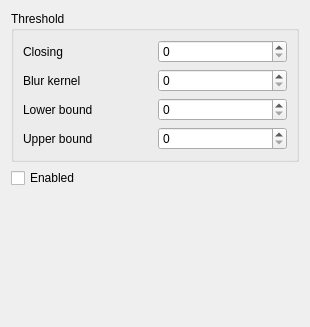
       <widget class="QWidget" name="page_hole_filling">
        <property name="geometry">
         <rect>
          <x>0</x>
          <y>0</y>
          <width>310</width>
          <height>327</height>
         </rect>
        </property>
        <attribute name="label">
         <string>Hole filling</string>
        </attribute>
        <layout class="QVBoxLayout" name="verticalLayout_4">
         <item>
          <widget class="QGroupBox" name="groupBox_threshold">
           <property name="title">
            <string>Threshold</string>
           </property>
           <layout class="QGridLayout" name="gridLayout_5">
            <item row="0" column="0">
             <widget class="QLabel" name="label_dilation_size">
              <property name="text">
               <string>Closing</string>
              </property>
             </widget>
            </item>
            <item row="0" column="2">
             <widget class="QSpinBox" name="spinBox_dilation_size">
              <property name="maximum">
               <number>11</number>
              </property>
             </widget>
            </item>
            <item row="1" column="0">
             <widget class="QLabel" name="label_blur_kernel">
              <property name="text">
               <string>Blur kernel</string>
              </property>
             </widget>
            </item>
            <item row="1" column="2">
             <widget class="QSpinBox" name="spinBox_blur_kernel">
              <property name="maximum">
               <number>2</number>
              </property>
             </widget>
            </item>
            <item row="2" column="0">
             <widget class="QLabel" name="label_lower_bound">
              <property name="text">
               <string>Lower bound</string>
              </property>
             </widget>
            </item>
            <item row="3" column="2">
             <widget class="QSpinBox" name="spinBox_upper_bound">
              <property name="maximum">
               <number>65535</number>
              </property>
             </widget>
            </item>
            <item row="3" column="0">
             <widget class="QLabel" name="label_upper_bound">
              <property name="text">
               <string>Upper bound</string>
              </property>
             </widget>
            </item>
            <item row="2" column="2">
             <widget class="QSpinBox" name="spinBox_lower_bound">
              <property name="maximum">
               <number>65535</number>
              </property>
             </widget>
            </item>
           </layout>
          </widget>
         </item>
         <item>
          <widget class="QCheckBox" name="checkBox_filter_enabled">
           <property name="text">
            <string>Enabled</string>
           </property>
          </widget>
         </item>
         <item>
          <spacer name="verticalSpacer_integration">
           <property name="orientation">
            <enum>Qt::Vertical</enum>
           </property>
           <property name="sizeHint" stdset="0">
            <size>
             <width>20</width>
             <height>40</height>
            </size>
           </property>
          </spacer>
         </item>
        </layout>
       </widget>
